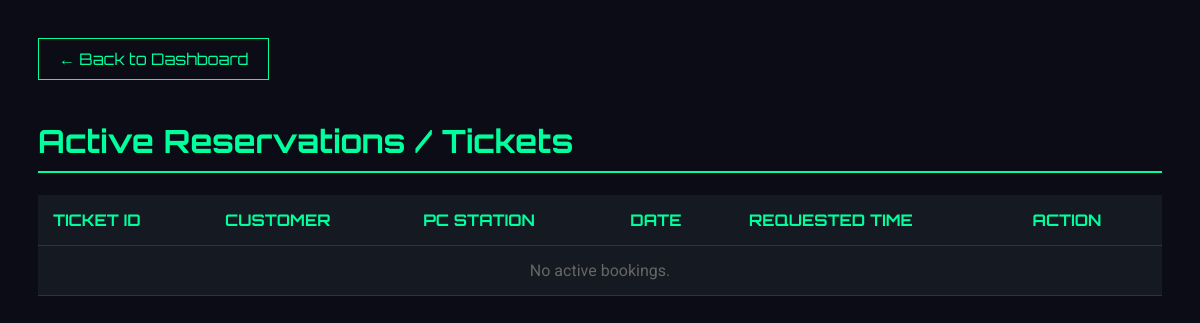
Before: /bookings (signed in) with the older database file.
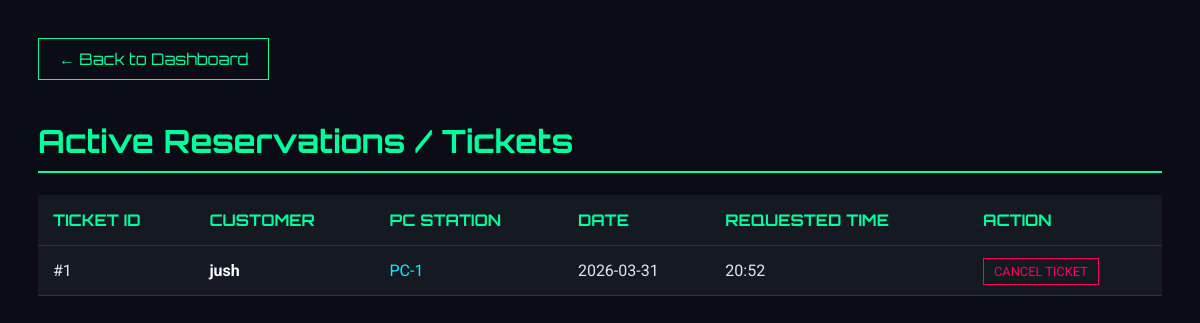
After: the same page with the newer database file.
### app.py (models this page shows, shortened)
class Booking(db.Model):
    id = db.Column(db.Integer, primary_key=True)
    user_id = db.Column(db.Integer, db.ForeignKey('user.id'), nullable=False)
    pc_id = db.Column(db.Integer, db.ForeignKey('pc.id'), nullable=False)
    booking_date = db.Column(db.String(20), nullable=True)
    time_slot = db.Column(db.String(20), nullable=False)
    user = db.relationship('User', backref='bookings')
    pc = db.relationship('PC', backref='bookings')

class User(UserMixin, db.Model):
    id = db.Column(db.Integer, primary_key=True)
    username = db.Column(db.String(80), unique=True, nullable=False)
    password_hash = db.Column(db.String(120), nullable=False)
    pondo = db.Column(db.Float, default=0.0)
    is_admin = db.Column(db.Boolean, default=False)

class PC(db.Model):
    id = db.Column(db.Integer, primary_key=True)
    name = db.Column(db.String(20), unique=True, nullable=False)
    is_occupied = db.Column(db.Boolean, default=False)
    lan_ip = db.Column(db.String(64), nullable=True)
    lan_port = db.Column(db.Integer, nullable=True)
    last_agent_seen_at = db.Column(db.DateTime, nullable=True)

### app.py (the view)
@app.route('/bookings')
@login_required
def view_bookings():
    if not current_user.is_admin: return redirect(url_for('index'))
    bookings = Booking.query.all()
    return render_template('bookings.html', bookings=bookings)

### app.py (called while the page is built, shortened)
@login_manager.user_loader
def load_user(user_id):
    return db.session.get(User, int(user_id))

@app.before_request
def bootstrap_schema():
    if not getattr(app, "_schema_ready", False):
        db.create_all()
        ensure_pc_lan_ip_column()
        ensure_booking_date_column()
        ensure_session_last_charged_at_column()
        app._schema_ready = True

def start_periodic_billing():
    global _billing_thread_started
    if _billing_thread_started:
        return

@app.before_request
def ensure_billing_started():
    start_periodic_billing()

### templates/bookings.html (shortened to what this page needs)
<!DOCTYPE html>
<html lang="en">
<head>
</head>
<body>
    <a href="/" class="back-btn">← Back to Dashboard</a>
    <h1>Active Reservations / Tickets</h1>
    <table>
        <thead>
            <tr>
                <th>Ticket ID</th>
                <th>Customer</th>
                <th>PC Station</th>
                <th>Date</th>
                <th>Requested Time</th>
                <th>Action</th>
            </tr>
        </thead>
        <tbody>
            {% for booking in bookings %}
            <tr>
                <td>#{{ booking.id }}</td>
                <td style="font-weight: bold; color: white;">{{ booking.user.username }}</td>
                <td style="color: #00f3ff;">{{ booking.pc.name }}</td>
                <td>{{ booking.booking_date or 'N/A' }}</td>
                <td>{{ booking.time_slot }}</td>
                <td><a href="/delete_booking/{{ booking.id }}" class="del-btn">CANCEL TICKET</a></td>
            </tr>
            {% else %}
            <tr><td colspan="6" style="text-align:center; color:#666;">No active bookings.</td></tr>
            {% endfor %}
        </tbody>
    </table>
</body>
</html>

### templates/bookings.html (style rules this page uses)
body { background-color: #0b0c15; color: #e0e6ed; font-family: 'Roboto', sans-serif; padding: 30px; }
h1 { font-family: 'Orbitron', sans-serif; color: #00ff9d; border-bottom: 2px solid #00ff9d; padding-bottom: 10px; }
table { width: 100%; border-collapse: collapse; background: #151922; margin-top: 20px; }
th, td { padding: 15px; text-align: left; border-bottom: 1px solid #333; }
th { color: #00ff9d; text-transform: uppercase; font-family: 'Orbitron', sans-serif; }
.back-btn { display: inline-block; margin-bottom: 20px; color: #00ff9d; text-decoration: none; border: 1px solid #00ff9d; padding: 10px 20px; font-family: 'Orbitron', sans-serif; }
.del-btn { color: #ff0055; text-decoration: none; border: 1px solid #ff0055; padding: 5px 10px; font-size: 0.8em; }

Changed rows visible on the page:
added Booking: id "1", user.username "jush", pc.name "PC-1", booking_date "2026-03-31", time_slot "20:52"
Other visible differences:
text no longer shown: "No active bookings."
